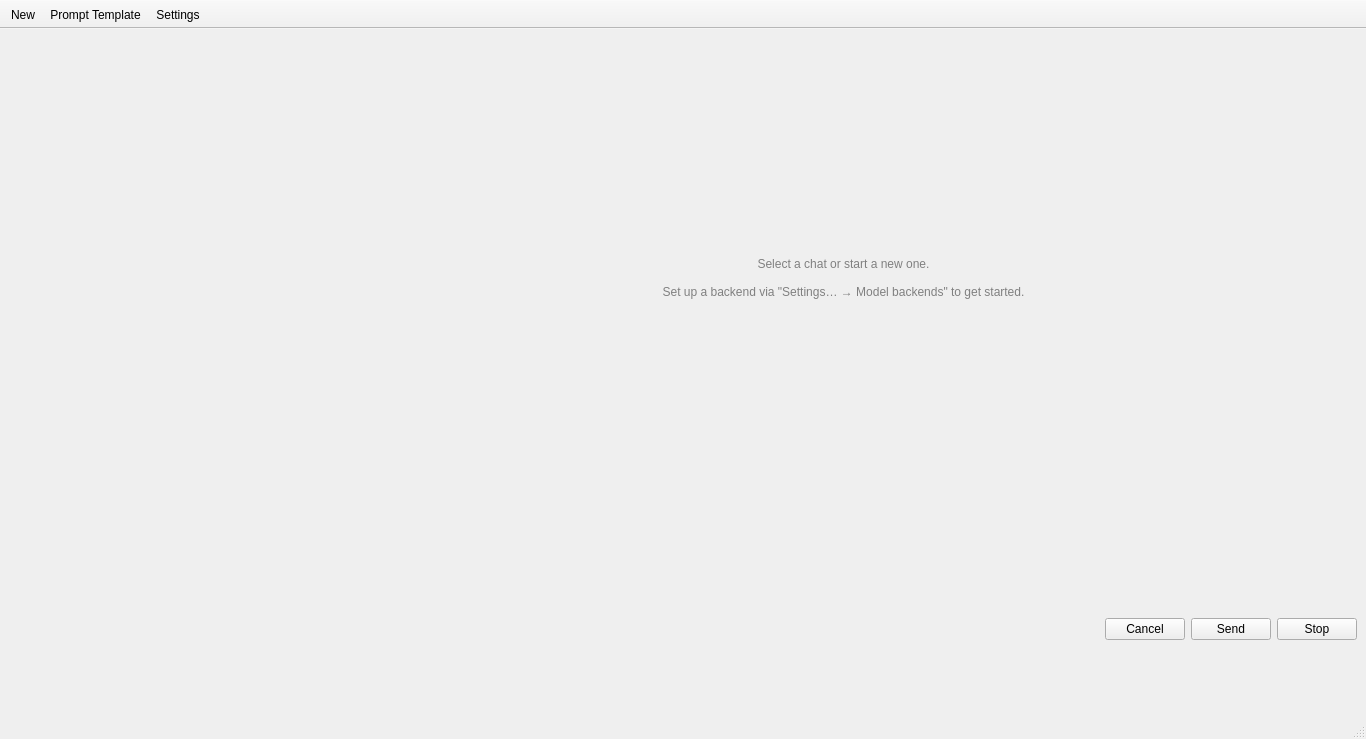
<?xml version="1.0" encoding="UTF-8"?>
<ui version="4.0">
 <class>MainWindow</class>
 <widget class="QMainWindow" name="MainWindow">
  <property name="geometry">
   <rect>
    <x>0</x>
    <y>0</y>
    <width>1366</width>
    <height>739</height>
   </rect>
  </property>
  <property name="windowTitle">
   <string>Okapi</string>
  </property>
  <widget class="QWidget" name="centralwidget">
   <layout class="QHBoxLayout" name="centralLayout">
    <property name="leftMargin">
     <number>0</number>
    </property>
    <property name="topMargin">
     <number>0</number>
    </property>
    <property name="rightMargin">
     <number>0</number>
    </property>
    <property name="bottomMargin">
     <number>0</number>
    </property>
    <property name="spacing">
     <number>0</number>
    </property>
    <item>
     <widget class="QSplitter" name="mainSplitter">
      <property name="orientation">
       <enum>Qt::Horizontal</enum>
      </property>
      <property name="handleWidth">
       <number>1</number>
      </property>
      <widget class="Sidebar" name="sidebar">
       <property name="minimumSize">
        <size>
         <width>200</width>
         <height>0</height>
        </size>
       </property>
       <property name="maximumSize">
        <size>
         <width>320</width>
         <height>16777215</height>
        </size>
       </property>
      </widget>
      <widget class="QWidget" name="rightPanel">
       <layout class="QVBoxLayout" name="rightLayout">
        <property name="leftMargin">
         <number>0</number>
        </property>
        <property name="topMargin">
         <number>0</number>
        </property>
        <property name="rightMargin">
         <number>0</number>
        </property>
        <property name="bottomMargin">
         <number>0</number>
        </property>
        <property name="spacing">
         <number>0</number>
        </property>
        <item>
         <widget class="QSplitter" name="rightSplitter">
          <property name="orientation">
           <enum>Qt::Vertical</enum>
          </property>
          <property name="handleWidth">
           <number>1</number>
          </property>
          <property name="childrenCollapsible">
           <bool>false</bool>
          </property>
          <widget class="QWidget" name="chatViewHost">
           <property name="minimumSize">
            <size>
             <width>0</width>
             <height>120</height>
            </size>
           </property>
           <layout class="QVBoxLayout" name="chatMarginLayout">
            <property name="spacing">
             <number>0</number>
            </property>
            <item>
             <widget class="WebChatView" name="chatView"/>
            </item>
            <item>
             <widget class="QLabel" name="emptyLabel">
              <property name="visible">
               <bool>false</bool>
              </property>
              <property name="text">
               <string>Select a chat or start a new one.

Set up a backend via "Settings… → Model backends" to get started.</string>
              </property>
              <property name="alignment">
               <set>Qt::AlignCenter</set>
              </property>
              <property name="styleSheet">
               <string notr="true">color: gray;</string>
              </property>
             </widget>
            </item>
           </layout>
          </widget>
          <widget class="QWidget" name="composerColumn">
           <layout class="QVBoxLayout" name="composerColumnLayout">
            <property name="spacing">
             <number>4</number>
            </property>
            <item>
             <widget class="Composer" name="composer"/>
            </item>
            <item>
             <widget class="QWidget" name="footerRow">
              <layout class="QHBoxLayout" name="footerLayout">
               <property name="spacing">
                <number>6</number>
               </property>
               <item>
                <widget class="ModelPickerButton" name="modelPicker">
                 <property name="toolTip">
                  <string>Select model backend and model</string>
                 </property>
                </widget>
               </item>
               <item>
                <spacer name="footerSpacer">
                 <property name="orientation">
                  <enum>Qt::Horizontal</enum>
                 </property>
                 <property name="sizeHint" stdset="0">
                  <size>
                   <width>40</width>
                   <height>20</height>
                  </size>
                 </property>
                </spacer>
               </item>
               <item>
                <widget class="QToolButton" name="micButton">
                 <property name="toolTip">
                  <string>Dictate message (speech-to-text)</string>
                 </property>
                 <property name="accessibleName">
                  <string>Dictate message</string>
                 </property>
                 <property name="checkable">
                  <bool>true</bool>
                 </property>
                 <property name="autoRaise">
                  <bool>true</bool>
                 </property>
                </widget>
               </item>
               <item>
                <widget class="QToolButton" name="attachButton">
                 <property name="toolTip">
                  <string>Attach images, documents or text files</string>
                 </property>
                 <property name="autoRaise">
                  <bool>true</bool>
                 </property>
                </widget>
               </item>
               <item>
                <widget class="QToolButton" name="speakButton">
                 <property name="toolTip">
                  <string>Audio output (text-to-speech)</string>
                 </property>
                 <property name="accessibleName">
                  <string>Speak assistant responses aloud</string>
                 </property>
                 <property name="checkable">
                  <bool>true</bool>
                 </property>
                 <property name="autoRaise">
                  <bool>true</bool>
                 </property>
                 <property name="visible">
                  <bool>false</bool>
                 </property>
                </widget>
               </item>
               <item>
                <widget class="QPushButton" name="cancelEditButton">
                 <property name="text">
                  <string>Cancel</string>
                 </property>
                 <property name="visible">
                  <bool>false</bool>
                 </property>
                </widget>
               </item>
               <item>
                <widget class="QPushButton" name="sendButton">
                 <property name="text">
                  <string>Send</string>
                 </property>
                </widget>
               </item>
               <item>
                <widget class="QPushButton" name="stopButton">
                 <property name="text">
                  <string>Stop</string>
                 </property>
                 <property name="visible">
                  <bool>false</bool>
                 </property>
                </widget>
               </item>
              </layout>
             </widget>
            </item>
           </layout>
          </widget>
         </widget>
        </item>
       </layout>
      </widget>
     </widget>
    </item>
   </layout>
  </widget>
  <widget class="QToolBar" name="mainToolBar">
   <property name="windowTitle">
    <string>Main</string>
   </property>
   <property name="movable">
    <bool>false</bool>
   </property>
   <property name="floatable">
    <bool>false</bool>
   </property>
   <property name="iconSize">
    <size>
     <width>16</width>
     <height>16</height>
    </size>
   </property>
   <property name="toolButtonStyle">
    <enum>Qt::ToolButtonTextBesideIcon</enum>
   </property>
   <attribute name="toolBarArea">
    <enum>TopToolBarArea</enum>
   </attribute>
   <attribute name="toolBarBreak">
    <bool>false</bool>
   </attribute>
   <addaction name="newChatButton"/>
   <addaction name="promptTemplateButton"/>
   <addaction name="settingsButton"/>
  </widget>
  <widget class="QStatusBar" name="statusbar">
   <widget class="QLabel" name="statusLabel"/>
   <widget class="QLabel" name="mcpStatusLabel"/>
  </widget>
  <action name="newChatButton">
   <property name="text">
    <string>New</string>
   </property>
   <property name="toolTip">
    <string>Start a new chat</string>
   </property>
  </action>
  <action name="promptTemplateButton">
   <property name="text">
    <string>Prompt Template</string>
   </property>
   <property name="toolTip">
    <string>Insert a prompt template into the composer</string>
   </property>
  </action>
  <action name="settingsButton">
   <property name="text">
    <string>Settings</string>
   </property>
   <property name="toolTip">
    <string>Open settings</string>
   </property>
  </action>
 </widget>
 <customwidgets>
  <customwidget>
   <class>Sidebar</class>
   <header>ui/sidebar.h</header>
  </customwidget>
  <customwidget>
   <class>WebChatView</class>
   <header>ui/webchatview.h</header>
  </customwidget>
  <customwidget>
   <class>Composer</class>
   <header>ui/composer.h</header>
  </customwidget>
  <customwidget>
   <class>ModelPickerButton</class>
   <header>ui/mainwindow.h</header>
  </customwidget>
 </customwidgets>
 <resources/>
 <connections/>
</ui>
